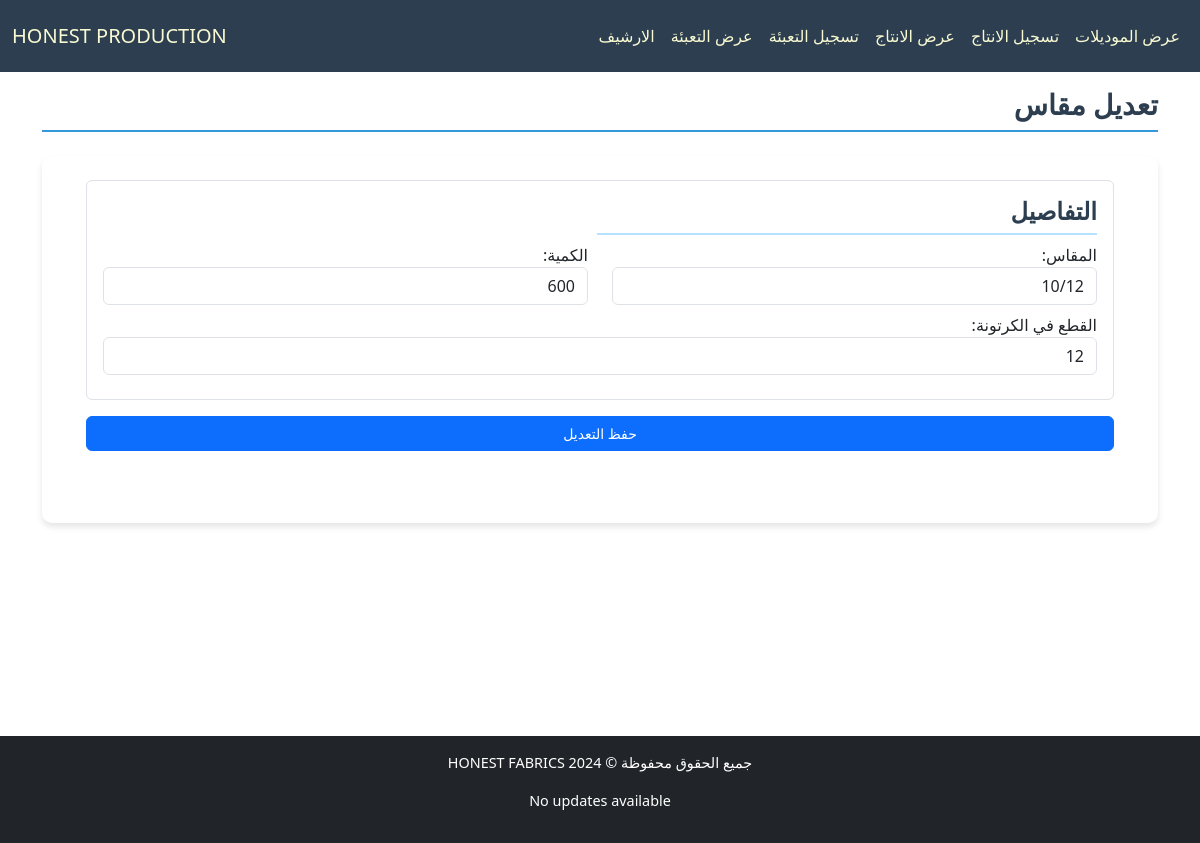
The app's page /production/size/130/edit/, older data.
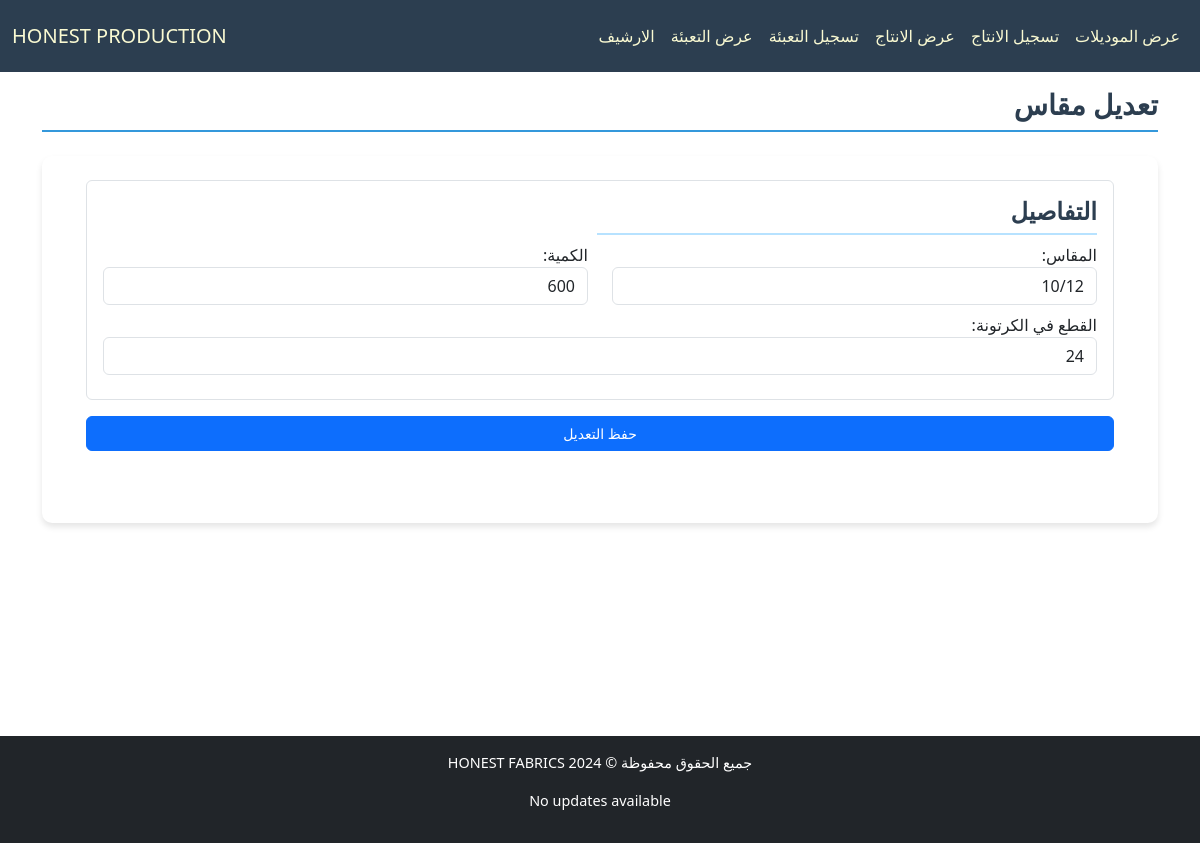
The same page, newer data.
### production/models.py (models this page shows, shortened)
class SizeAmount(models.Model):
    DOZENS_CHOICES = [
        (12, "12"),
        (24, "24"),
        (36, "36"),
        (48, "48"),
    ]
    model = models.ForeignKey(Model, verbose_name="الموديل", on_delete=models.CASCADE, related_name="size_amounts")
    size = models.CharField(max_length=50, verbose_name="المقاس")
    amount = models.PositiveIntegerField(verbose_name="الكمية")
    editable = models.BooleanField(default=True)
    Packing_per_carton = models.PositiveIntegerField(
        verbose_name="القطع في الكرتونة", choices=DOZENS_CHOICES, default=24
    )
    class Meta:
        unique_together = ('model', 'size')
        ordering = ['size']

### production/views.py (the view, shortened to what this page needs)
# urls.py: path('size/<int:pk>/edit/', SizeAmountEditView.as_view(), name='SizeAmount_edit'),
class SizeAmountEditView(UpdateView):
    model = SizeAmount
    form_class = SizeAmountForm
    template_name = "production/size_edit.html"

### production/forms.py
class SizeAmountForm(forms.ModelForm):
    class Meta:
        model = SizeAmount
        fields = ["size", "amount", 'Packing_per_carton']
        widgets = {
            'size': forms.TextInput(attrs={'class': 'form-control'}),
            'amount': forms.NumberInput(attrs={'class': 'form-control', 'min': '0'}),
            'Packing_per_carton': forms.Select(attrs={'class': 'form-control'}),
        }

### production/templates/production/size_edit.html (shortened to what this page needs)
{% extends "cloth/layout.html" %}
{% block home_page %}
<a class="navbar-brand" href="{% url 'model_list_view' %}">HONEST PRODUCTION</a>
{% endblock %}
{% block navbar_links_small %}
{% include "production/nav_links.html" %}
{% endblock %}
{% block body %}
<h2 class="section-title pt-4">تعديل مقاس</h2>
<div id="order-form-wrapper" class="container py-4">
    <form method="post" id="order-form" class="mb-4 p-4 pt-0 rounded">
        <section>
            <div class="container border rounded p-3 mb-3">
                <h3 class="section-title border-bottom-5 mb-2">التفاصيل</h3>
                <div class="row mb-2">
                    <div class="col">
                        {{ form.size.label_tag }}
                        {{ form.size }}
                    </div>
                    <div class="col">
                        {{ form.amount.label_tag }}
                        {{ form.amount }}
                    </div>
                </div>
                <div class="row mb-2">
                    <div class="col">
                        {{ form.Packing_per_carton.label_tag }}
                        {{ form.Packing_per_carton }}
                    </div>
                </div>
            </div>
        </section>
        <button type="submit" class="btn btn-primary w-100">حفظ التعديل</button>
    </form>
</div>
{% endblock body %}

Row changes from the older to the newer data that the page shows:
changed SizeAmount: Packing_per_carton "12" → "24"
